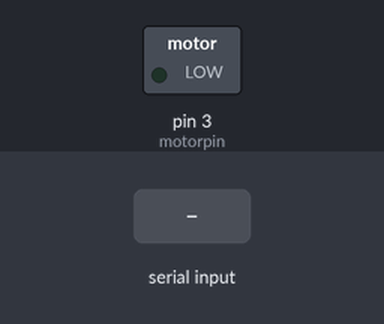
A sketch run on a simulated Arduino Uno, built with avr-gcc and run on an emulated ATmega328P. Shown: switched loads named in the sketch (green lamp = pin HIGH). The test bench sets the inputs (shaded band). What the sketch prints to the serial monitor is not drawn.

Above: at 1.2 s.
1.3 s: "1" received over Serial
At 2.6 s:
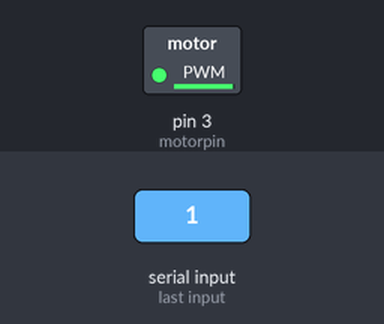
Timing chart, 0 to 4.3 s (numbered marks = the images above; inputs shaded):
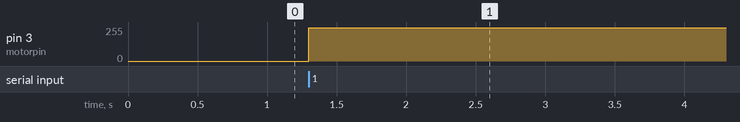

Measured:
- after the input at 1.3 s, pin 3 (motorpin): 0/255 → 250/255 at once

The sketch:

Robot_motor.ino
```cpp
int motorpin = 3;

void setup()
{
  pinMode (motorpin, OUTPUT);
  Serial.begin(9600);
  while (!Serial);
  Serial.println("Speed 0 to 255");

}

void loop()
{
  if (Serial.available())
  {
    int speed = 250; //Serial.parseInt();
    if (speed >=0 &&speed <=255)
    {
      analogWrite(motorpin, speed);
      Serial.println("motor speed is " + speed);
      if (speed = 0)
      {
        exit;

      }
    }
  }
}
```
